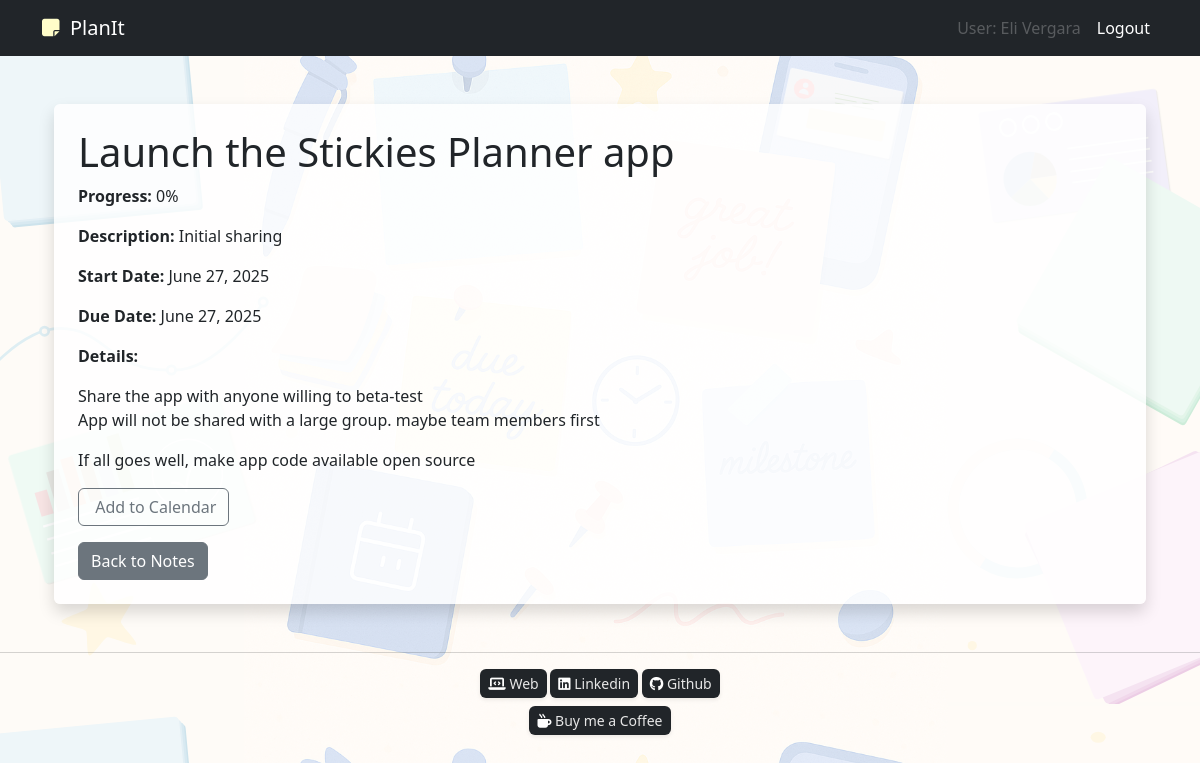
Screenshot of /project/14/ (signed in) with the database file from the repository.
### projects/models.py (models this page shows, shortened)
class Project(models.Model):
    PRIORITY_CHOICES = [(1, 'High'),(2, 'Medium'),(3, 'Low')]
    user = models.ForeignKey(User, on_delete=models.CASCADE)
    title = models.CharField(max_length=200)
    description = models.CharField(max_length=300, blank=True)
    details = models.TextField(blank=True)
    start_date = models.DateField(null=True, blank=False)
    due_date = models.DateField(null=True, blank=True)
    is_pinned = models.BooleanField(default=False)
    priority = models.PositiveSmallIntegerField(choices=PRIORITY_CHOICES, default=2)
    PROGRESS_CHOICES = [
        (0, '0%'),
        (25, '25%'),
        (50, '50%'),
        (75, '75%'),
        (100, '100%'),
    ]
    progress = models.PositiveSmallIntegerField(choices=PROGRESS_CHOICES, default=0)

### projects/views.py (the view)
# urls.py: path('project/<int:pk>/', views.project_detail, name='project_detail'),
@login_required
def project_detail(request, pk):
    project = get_object_or_404(Project, pk=pk)
    return render(request, 'projects/project_detail.html', {'project': project})

### projects/templates/projects/project_detail.html (shortened to what this page needs)
{% extends 'base.html' %} {% block title %}{{ project.title }}{% endblock %}
{% block content %}
<div class="container my-5">
  <div
    class="p-4 rounded shadow"
    style="background-color: rgba(255, 255, 255, 0.8)"
  >
    <h1>{{ project.title }}</h1>
    <p><strong>Progress:</strong> {{ project.progress }}%</p>
    <p><strong>Description:</strong> {{ project.description }}</p>
    <p><strong>Start Date:</strong> {{ project.start_date }}</p>
    <p><strong>Due Date:</strong> {{ project.due_date }}</p>
    <p><strong>Details:</strong> {{ project.details|linebreaks }}</p>
    <a href="{% url 'export_project_ics' project.id %}"
      class="btn btn-outline-secondary">
       Add to Calendar
    </a>
<br>
    <a href="{% url 'dashboard' %}" class="btn btn-secondary mt-3">Back to Notes</a>
  </div>
</div>
{% endblock %}

### templates/base.html (shortened to what this page needs)
{% load static %}
<!DOCTYPE html>
<html lang="en">
<head>
  {% load pwa %}
  <link href="https://cdn.jsdelivr.net/npm/bootstrap@5.3.3/dist/css/bootstrap.min.css" rel="stylesheet" />
<link
  rel="stylesheet"
  href="https://cdnjs.cloudflare.com/ajax/libs/font-awesome/6.5.1/css/all.min.css"
/>
  <link rel="stylesheet" href="{% static 'projects/css/main.css' %}" />
</head>
<body>
  <nav class="navbar navbar-expand-lg navbar-dark bg-dark mb-1">
    <div class="container">
      <a class="navbar-brand style" href="{% url 'dashboard' %}"><i class="fa-solid fa-note-sticky" style="color:#fffdc9;"></i>&nbsp;&nbsp;PlanIt</a>
      <div class="collapse navbar-collapse" id="navbarSupportedContent">
        <ul class="navbar-nav ms-auto">
          {% if user.is_authenticated %}
            <li class="nav-item">
              <a class="nav-link disabled">User: {{ user.get_full_name|default:user.username }}</a>
            </li>
            <li class="nav-item">
              <form method="post" action="{% url 'logout' %}" class="d-inline">
                <button type="submit" class="nav-link btn btn-link text-white" >
                  Logout
                </button>
              </form>
            </li>
          {% endif %}
        </ul>
      </div>
    </div>
  </nav>
  <div class="container">
    {% block content %}{% endblock %}
  </div>
<footer class="text-center text-muted mt-5 mb-3 small">
  <hr>
  <div class=" dev d-inline-block bg-dark px-2 py-1 rounded-2 shadow-sm">
      <i class="fa-solid fa-laptop-code" style="color: #ffffff;"></i>
      <a href="https://www.elivergara.com" target="_blank">Web</a>
  </div>
    <div class="d-inline-block bg-dark px-2 py-1 rounded-2 shadow-sm">
    <i class="fa-brands fa-linkedin" style="color: #ffffff;"></i>
    <a href="https://www.linkedin.com/in/elivergara" target="_blank">Linkedin</a>
  </div>
  <div class="d-inline-block bg-dark px-2 py-1 rounded-2 shadow-sm">
    <i class="fa-brands fa-github" style="color: #ffffff;"></i>
    <a href="https://github.com/elivergara" target="_blank">Github</a>
  </div>
<br>
 <div class="d-inline-block bg-dark px-2 py-1 rounded-2 shadow-sm mt-2">
    <i class="fa-solid fa-mug-hot" style="color: #ffffff;"></i>
    <a href="https://coff.ee/elivergara" target="_blank">Buy me a Coffee</a>
  </div>
 </footer>
</body>
</html>

### projects/static/projects/css/main.css (style rules this page uses)
body { background-image: url("/static/img/background.svg") !important; background-size: 110%; background-position: top center; background-repeat: repeat-y; background-attachment: fixed; background-color: #fef4e5; }
body::before { content: ""; position: fixed; top: 0; left: 0; width: 100%; height: 100%; background: rgba(255, 255, 255, 0.7); z-index: -1; }
a { text-decoration: none; color: #e7e7e7; }

### rows the page displays
Project: title "Launch the Stickies Planner app", progress "0", description "Initial sharing", start_date "June 27, 2025", due_date "June 27, 2025", details "Share the app with anyone willing to beta-test App will not be shared with a large group. maybe team members first If all goes well, make app code available open source"

### other values shown
{{ user.get_full_name|default:user.username }} "Eli Vergara"
